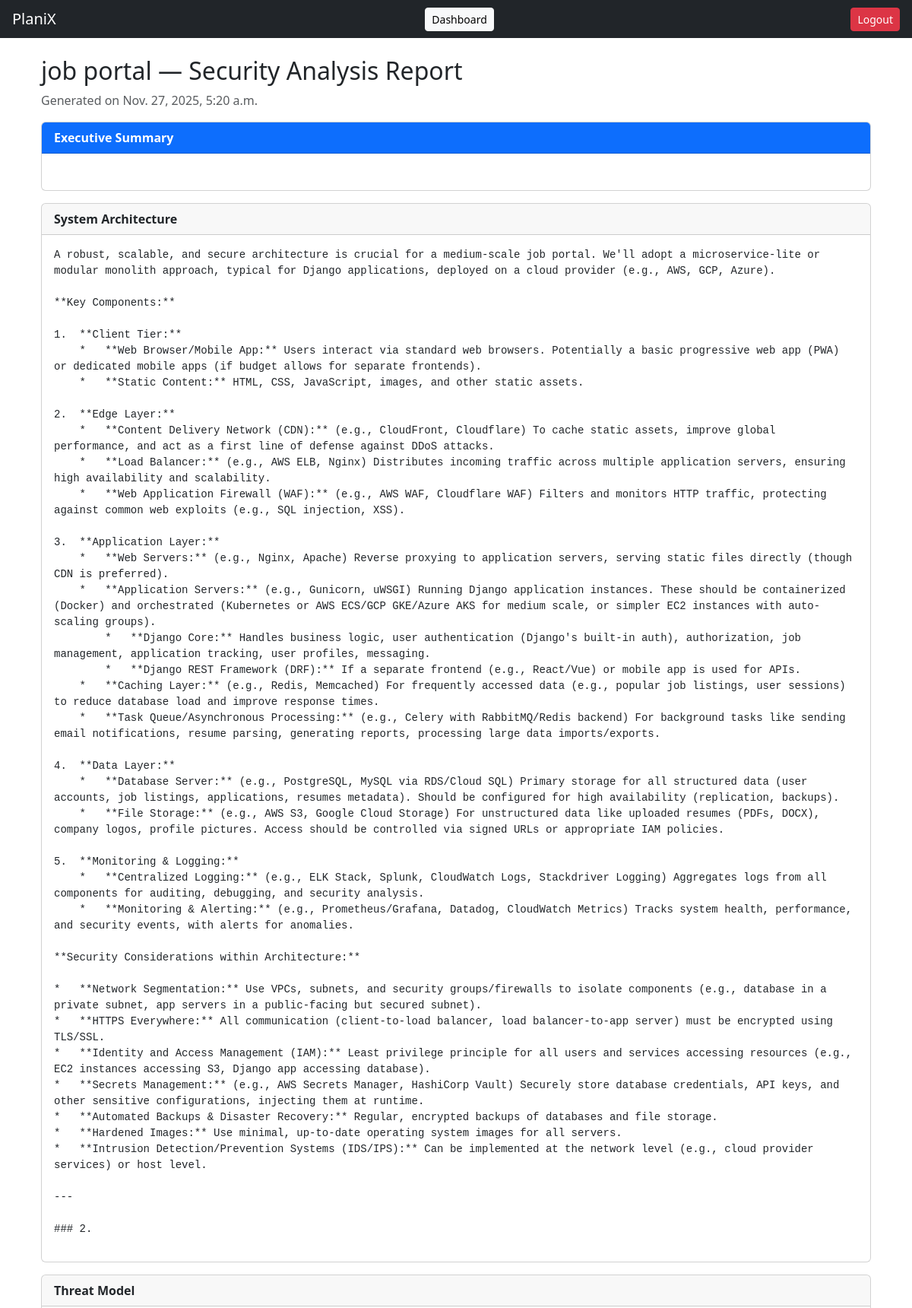
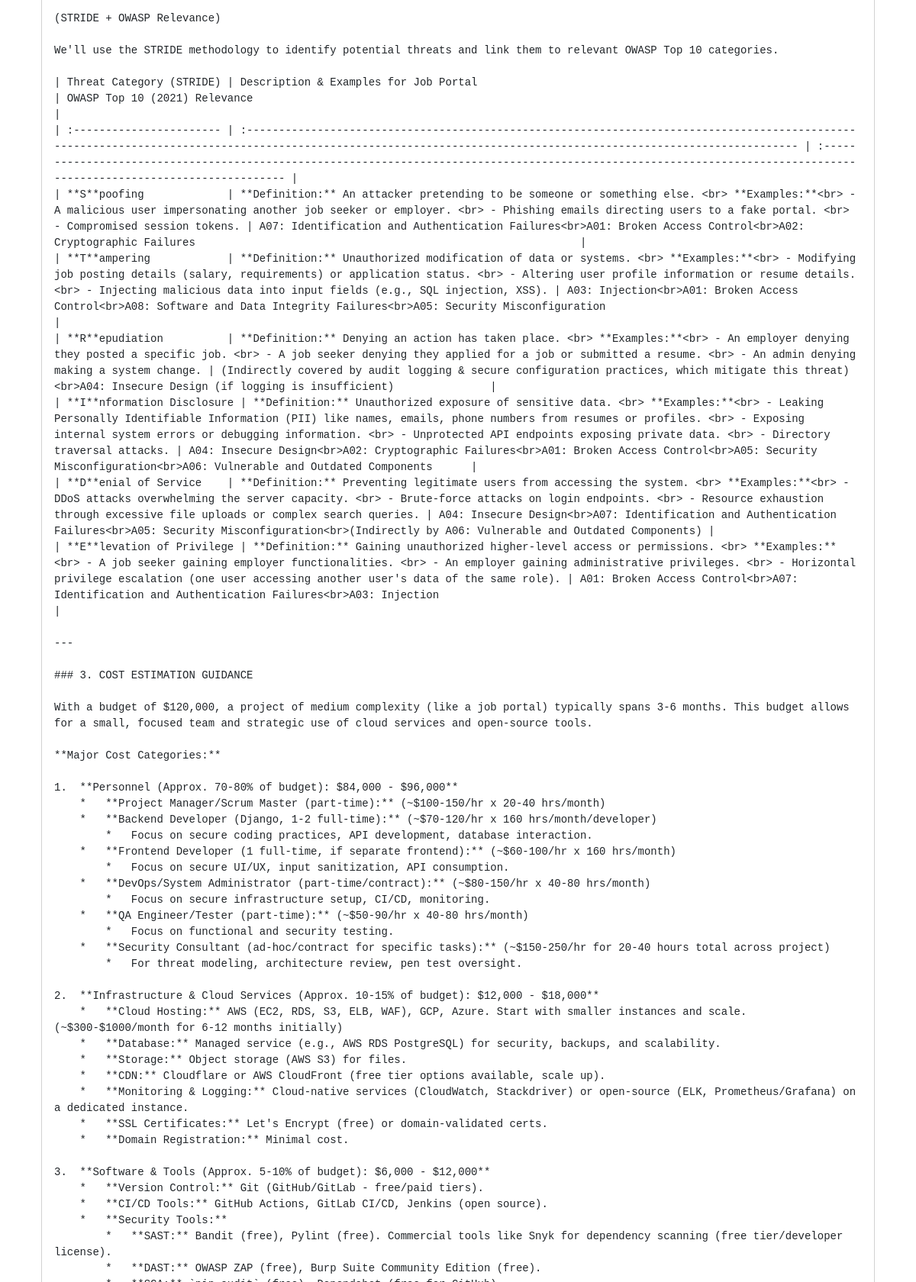
/analysis/38/ (signed in, upper part), run on the app's committed database (2 pictures, top to bottom).
### core/models/project.py (models this page shows, shortened)
class Project(models.Model):
    PLATFORM_CHOICES = [
        ('web', 'Web Application'),
        ('mobile', 'Mobile App'),
        ('api', 'API Service'),
        ('iot', 'IoT System'),
        ('cloud', 'Cloud Infrastructure'),
        ('other', 'Other'),
    ]
    RISK_LEVEL_CHOICES = [
        ('low', 'Low Risk'),
        ('medium', 'Medium Risk'),
        ('high', 'High Risk'),
    ]
    user = models.ForeignKey(User, on_delete=models.CASCADE, related_name='projects')
    name = models.CharField(max_length=255)
    description = models.TextField()
    platform = models.CharField(max_length=50, choices=PLATFORM_CHOICES)
    tech_stack = models.CharField(max_length=255)
    scale = models.CharField(max_length=255)
    budget = models.PositiveIntegerField()
    risk_level = models.CharField(max_length=20, choices=RISK_LEVEL_CHOICES)
    created_at = models.DateTimeField(auto_now_add=True)

### core/models/project_analysis.py (models this page shows, shortened)
class ProjectAnalysis(models.Model):
    project = models.ForeignKey(Project, on_delete=models.CASCADE, related_name="analyses")
    user = models.ForeignKey(User, on_delete=models.CASCADE)
    architecture = models.TextField(blank=True)
    threat_model = models.TextField(blank=True)
    cost_estimation = models.TextField(blank=True)
    sdls_recommendations = models.TextField(blank=True)
    testing_plan = models.TextField(blank=True)
    created_at = models.DateTimeField(auto_now_add=True)
    executive_summary = models.TextField(blank=True)
    security_score = models.IntegerField(default=0)
    risk_category = models.CharField(max_length=20, default="Unknown")

### core/views/analysis_views.py (the view)
# urls.py: path("analysis/<int:analysis_id>/", view_analysis, name="view_analysis"),
@login_required
def view_analysis(request, analysis_id):
    analysis = get_object_or_404(ProjectAnalysis, id=analysis_id, user=request.user)
    return render(request, "core/view_analysis.html", {
        "analysis": analysis,
        "project": analysis.project
    })

### core/templates/core/view_analysis.html (shortened to what this page needs)
{% extends 'base.html' %}
{% block content %}
<div class="container mt-4">
    <h2>{{ project.name }} — Security Analysis Report</h2>
    <p class="text-muted">Generated on {{ analysis.created_at }}</p>
    <div class="card mb-3">
        <div class="card-header bg-primary text-white">
            <strong>Executive Summary</strong>
        </div>
        <div class="card-body">
        </div>
    </div>
    <div class="card mb-3">
        <div class="card-header"><strong>System Architecture</strong></div>
        <div class="card-body">
            <pre style="white-space: pre-wrap;">{{ analysis.architecture }}</pre>
        </div>
    </div>
    <div class="card mb-3">
        <div class="card-header"><strong>Threat Model</strong></div>
        <div class="card-body">
            <pre style="white-space: pre-wrap;">{{ analysis.threat_model }}</pre>
        </div>
    </div>
</div>
{% endblock %}

### data on the page
Project: name "job portal"
ProjectAnalysis: created_at "Nov. 27, 2025, 5:20 a.m.", architecture "A robust, scalable, and secure architecture is crucial for a medium-scale job portal. We'll adopt a microservice-lite or modular monolith approach, typical for Django applications, deployed on a cloud provider (e.g., AWS, GCP, Azure). **Key Components:** 1. **Client Tier:** * **Web Browser/Mobile App:** Users interact via standard web browsers. Potentially a basic progressive web app (PWA) or dedicated mobile apps (if budget allows for separate frontends). * **Static Content:** HTML, CSS, JavaScript, images, and other static assets. 2. **Edge Layer:** * **Content Delivery Network (CDN):** (e.g., CloudFront, Cloudflare) To cache static assets, improve global performance, and act as a first…", threat_model "(STRIDE + OWASP Relevance) We'll use the STRIDE methodology to identify potential threats and link them to relevant OWASP Top 10 categories. | Threat Category (STRIDE) | Description & Examples for Job Portal | OWASP Top 10 (2021) Relevance | | :----------------------- | :------------------------------------------------------------------------------------------------------------------------------------------------------------------------------------------------------------------- | :---------------------------------------------------------------------------------------------------------------------------------------------------------------------- | | **S**poofing | **Definition:** An…"
